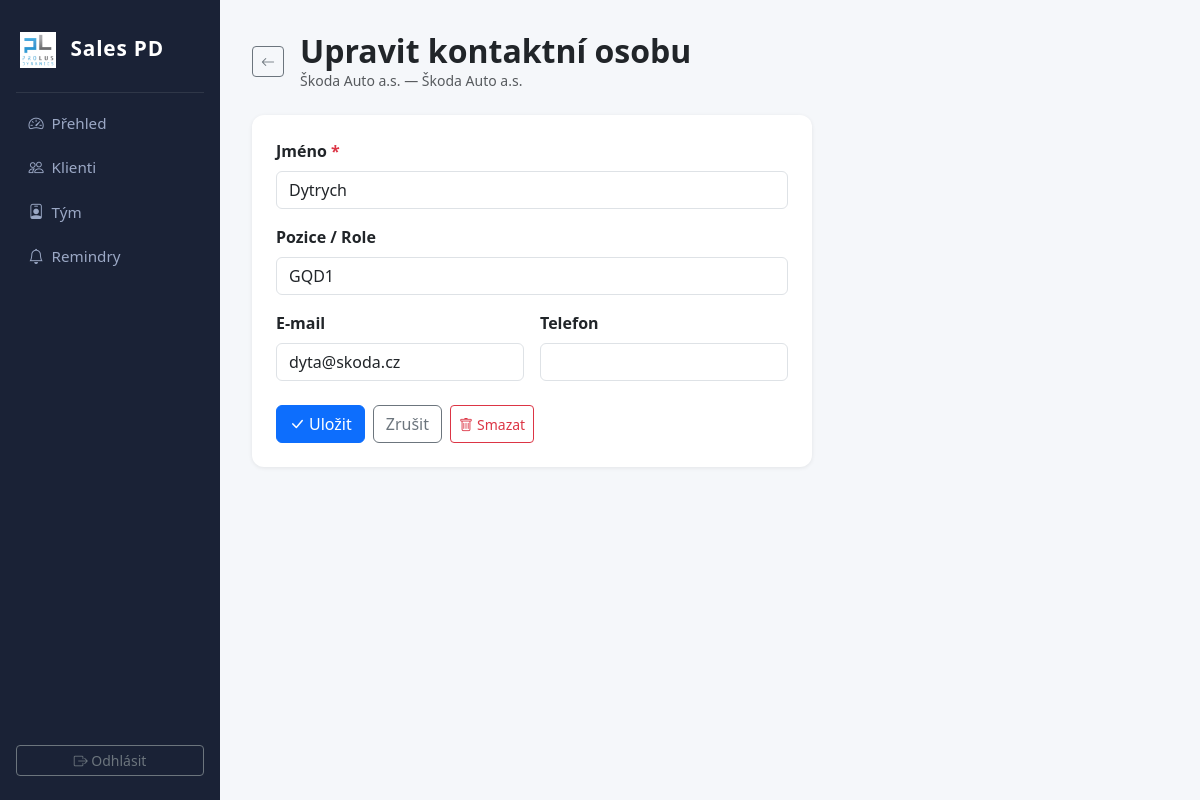
Page /contacts/1/edit (signed in) on the committed database.
### app.py (models this page shows)
class Client(db.Model):
    id = db.Column(db.Integer, primary_key=True)
    name = db.Column(db.String(200), nullable=False)
    company = db.Column(db.String(200))
    ico = db.Column(db.String(20))
    email = db.Column(db.String(200))
    phone = db.Column(db.String(50))
    website = db.Column(db.String(500))
    web_description = db.Column(db.Text)
    address = db.Column(db.String(500))
    statutory = db.Column(db.Text)
    branches = db.Column(db.Text)
    size_category = db.Column(db.String(20))  # micro, small, medium, large
    notes = db.Column(db.Text)
    created_at = db.Column(db.DateTime, default=datetime.utcnow)
    interactions = db.relationship('Interaction', backref='client', lazy=True, cascade='all, delete-orphan')
    contacts = db.relationship('ContactPerson', backref='client', lazy=True, cascade='all, delete-orphan')
    reminders = db.relationship('Reminder', backref='client', lazy=True, cascade='all, delete-orphan')

class ContactPerson(db.Model):
    id = db.Column(db.Integer, primary_key=True)
    client_id = db.Column(db.Integer, db.ForeignKey('client.id'), nullable=False)
    name = db.Column(db.String(200), nullable=False)
    role = db.Column(db.String(200))
    email = db.Column(db.String(200))
    phone = db.Column(db.String(50))

### app.py (the view, shortened to what this page needs)
@app.route('/contacts/<int:id>/edit', methods=['GET', 'POST'])
@login_required
def edit_contact(id):
    contact = ContactPerson.query.get_or_404(id)
    return render_template('contact_form.html', client=contact.client, contact=contact)

### app.py (called while the page is built)
def login_required(f):
    @wraps(f)
    def decorated(*args, **kwargs):
        if not session.get('logged_in'):
            return redirect(url_for('login'))
        return f(*args, **kwargs)
    return decorated

@app.context_processor
def inject_globals():
    return dict(size_labels=SIZE_LABELS)

### templates/contact_form.html (shortened to what this page needs)
{% extends 'base.html' %}
{% block content %}
<div class="d-flex align-items-center mb-4">
  <a href="{{ url_for('client_detail', id=client.id) }}" class="btn btn-sm btn-outline-secondary me-3">
    <i class="bi bi-arrow-left"></i>
  </a>
  <div>
    <h2 class="fw-bold mb-0">{% if contact %}Upravit kontaktní osobu{% else %}Nová kontaktní osoba{% endif %}</h2>
    <div class="text-muted small">{{ client.name }}{% if client.company %} — {{ client.company }}{% endif %}</div>
  </div>
</div>
<div class="card" style="max-width:560px">
  <div class="card-body p-4">
    <form method="post">
      <div class="mb-3">
        <label class="form-label fw-semibold">Jméno <span class="text-danger">*</span></label>
        <input type="text" name="name" class="form-control"
               value="{{ contact.name if contact else '' }}" required autofocus>
      </div>
      <div class="mb-3">
        <label class="form-label fw-semibold">Pozice / Role</label>
        <input type="text" name="role" class="form-control"
               placeholder="např. obchodní ředitel"
               value="{{ contact.role if contact else '' }}">
      </div>
      <div class="row g-3 mb-4">
        <div class="col">
          <label class="form-label fw-semibold">E-mail</label>
          <input type="email" name="email" class="form-control"
                 value="{{ contact.email if contact else '' }}">
        </div>
        <div class="col">
          <label class="form-label fw-semibold">Telefon</label>
          <input type="text" name="phone" class="form-control"
                 value="{{ contact.phone if contact else '' }}">
        </div>
      </div>
      <div class="d-flex gap-2">
        <button type="submit" class="btn btn-primary">
          <i class="bi bi-check-lg me-1"></i>Uložit
        </button>
        <a href="{{ url_for('client_detail', id=client.id) }}" class="btn btn-outline-secondary">Zrušit</a>
        {% if contact %}
        <form method="post" action="{{ url_for('delete_contact', id=contact.id) }}"
              class="ms-auto"
              onsubmit="return confirm('Opravdu smazat tuto kontaktní osobu?')">
          <button type="submit" class="btn btn-outline-danger btn-sm">
            <i class="bi bi-trash me-1"></i>Smazat
          </button>
        </form>
        {% endif %}
      </div>
    </form>
  </div>
</div>
{% endblock %}

### templates/base.html (style rules this page uses)
body { background: #f5f7fa; }
.card { border: none; box-shadow: 0 1px 4px rgba(0,0,0,.08); border-radius: 12px; }

### rows in the picture
Client: name "Škoda Auto a.s.", company "Škoda Auto a.s."
ContactPerson: name "Dytrych", role "GQD1", email "dyta@skoda.cz"
